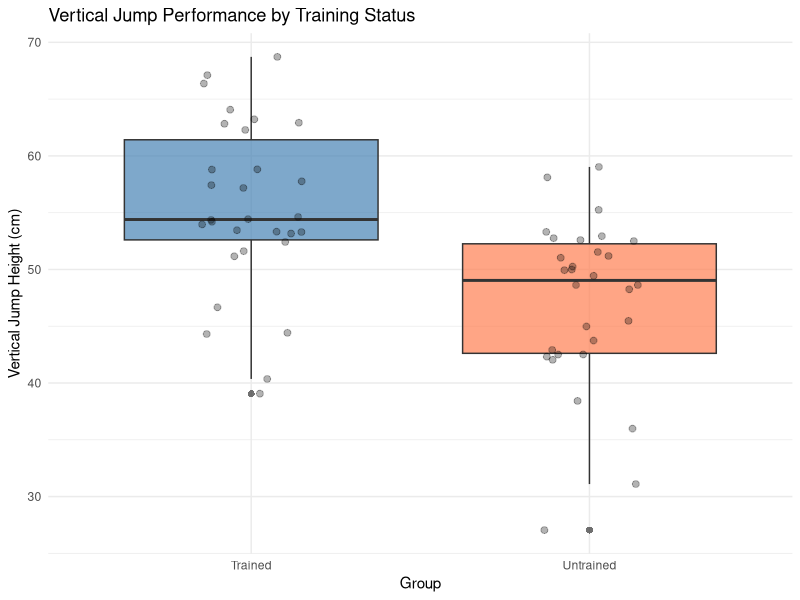
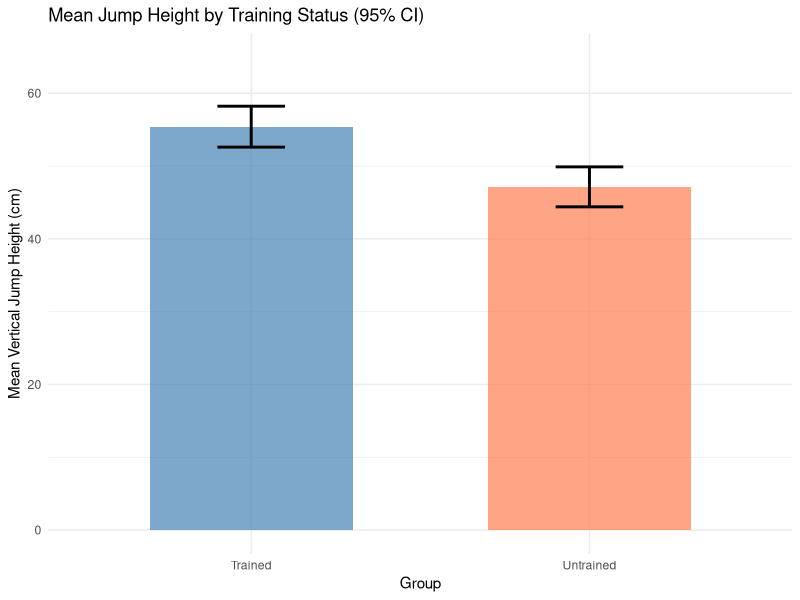
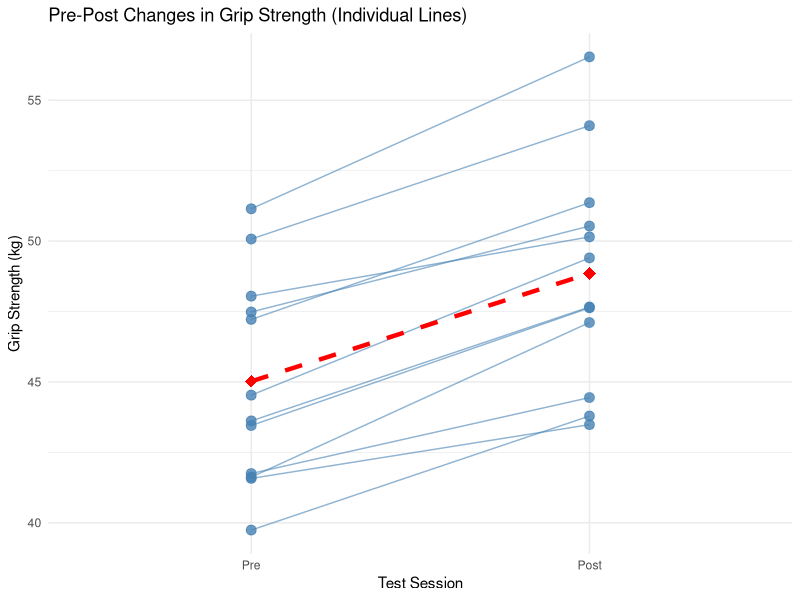

The R source for these figures, in order:
## ---- chunk 1
#| label: fig-boxplot-independent
#| fig-cap: "Comparison of vertical jump height (cm) between trained and untrained groups. Box plots show medians, interquartile ranges, and outliers. Trained athletes demonstrate higher and less variable performance."
#| code-fold: true
#| warning: false
#| message: false

library(ggplot2)
set.seed(42)

# Simulate data
trained <- rnorm(30, mean = 55, sd = 6)
untrained <- rnorm(30, mean = 48, sd = 7)

df_jump <- data.frame(
  Group = rep(c("Trained", "Untrained"), each = 30),
  Jump_Height = c(trained, untrained)
)

ggplot(df_jump, aes(x = Group, y = Jump_Height, fill = Group)) +
  geom_boxplot(alpha = 0.7, outlier.shape = 16, outlier.size = 2) +
  geom_jitter(width = 0.15, alpha = 0.3, size = 2) +
  scale_fill_manual(values = c("Trained" = "steelblue", "Untrained" = "coral")) +
  labs(x = "Group", y = "Vertical Jump Height (cm)", 
       title = "Vertical Jump Performance by Training Status") +
  theme_minimal() +
  theme(legend.position = "none")
## ---- chunk 2
#| label: fig-errorbar-means
#| fig-cap: "Mean vertical jump height (cm) with 95% confidence intervals for trained and untrained groups. Non-overlapping error bars suggest a statistically significant difference."
#| code-fold: true
#| warning: false
#| message: false

library(ggplot2)
library(dplyr)

# Compute summary statistics
summary_stats <- df_jump %>%
  group_by(Group) %>%
  summarise(
    Mean = mean(Jump_Height),
    SD = sd(Jump_Height),
    n = n(),
    SE = SD / sqrt(n),
    CI_lower = Mean - qt(0.975, df = n - 1) * SE,
    CI_upper = Mean + qt(0.975, df = n - 1) * SE
  )

ggplot(summary_stats, aes(x = Group, y = Mean, fill = Group)) +
  geom_col(alpha = 0.7, width = 0.6) +
  geom_errorbar(aes(ymin = CI_lower, ymax = CI_upper), width = 0.2, linewidth = 1) +
  scale_fill_manual(values = c("Trained" = "steelblue", "Untrained" = "coral")) +
  labs(x = "Group", y = "Mean Vertical Jump Height (cm)", 
       title = "Mean Jump Height by Training Status (95% CI)") +
  theme_minimal() +
  theme(legend.position = "none") +
  ylim(0, 65)
## ---- chunk 3
#| label: fig-paired-plot
#| fig-cap: "Individual changes in grip strength (kg) from pre-test to post-test. Each line represents one participant. Most participants improved, with all lines showing upward slopes."
#| code-fold: true
#| warning: false
#| message: false

library(ggplot2)

# Simulated paired data
set.seed(42)
n_participants <- 12
pre <- rnorm(n_participants, mean = 42, sd = 4)
post <- pre + rnorm(n_participants, mean = 4.3, sd = 0.9)

df_paired <- data.frame(
  Participant = rep(1:n_participants, 2),
  Time = rep(c("Pre", "Post"), each = n_participants),
  Strength = c(pre, post)
)

df_paired$Time <- factor(df_paired$Time, levels = c("Pre", "Post"))

ggplot(df_paired, aes(x = Time, y = Strength, group = Participant)) +
  geom_line(alpha = 0.6, color = "steelblue") +
  geom_point(size = 3, alpha = 0.8, color = "steelblue") +
  stat_summary(aes(group = 1), fun = mean, geom = "line", 
               color = "red", linewidth = 1.5, linetype = "dashed") +
  stat_summary(aes(group = 1), fun = mean, geom = "point", 
               color = "red", size = 4, shape = 18) +
  labs(x = "Test Session", y = "Grip Strength (kg)", 
       title = "Pre-Post Changes in Grip Strength (Individual Lines)") +
  theme_minimal()
